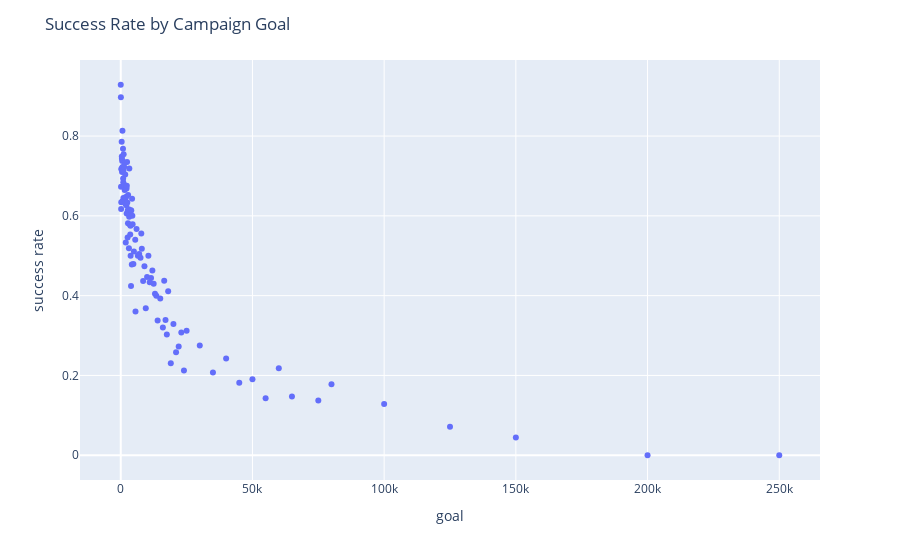

The cell this chart's notebook holds for it:
### Code cell
fig = px.scatter(goal,goal.index,'success rate')
fig.update_layout(hovermode="x unified", title="Success Rate by Campaign Goal")
fig.show()
